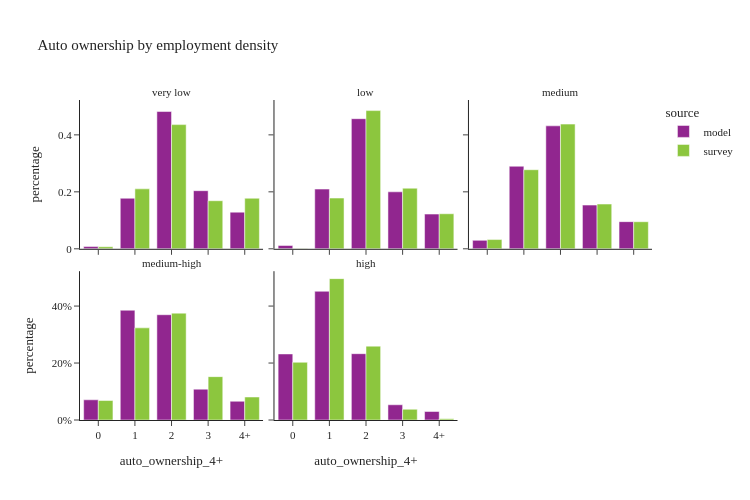

Notebook source saved alongside this figure:
### Code cell
util.plot_share_facetbar(hh_data.dropna(subset=['log_emptot_1_group']), 'hh_weight', share_col="auto_ownership_4+", title="Auto ownership by employment density", 
                            facet_col="log_emptot_1_group", facet_col_wrap=3, height=500, orientation='v')

### Figure 1 — Plotly figure (JSON) as saved in the notebook; plotly's stock layout.template omitted (floating-point values rounded to 4 significant figures)
{"data": [{"alignmentgroup": "True", "customdata": [[1712], [38502], [104586], [44274], [27919]], "hovertemplate": "source=model<br>log_emptot_1_group=very low<br>auto_ownership_4+=%{x}<br>percentage=%{y}<br>sample_size=%{customdata[0]}<extra></extra>", "legendgroup": "model", "marker": {"color": "#91268F", "pattern": {"shape": ""}}, "name": "model", "offsetgroup": "model", "orientation": "v", "showlegend": true, "textposition": "auto", "type": "bar", "x": ["0", "1", "2", "3", "4+"], "xaxis": "x4", "y": [0.00789, 0.1774, 0.482, 0.204, 0.1287], "yaxis": "y4"}, {"alignmentgroup": "True", "customdata": [[2536], [45479], [99099], [43404], [26436]], "hovertemplate": "source=model<br>log_emptot_1_group=low<br>auto_ownership_4+=%{x}<br>percentage=%{y}<br>sample_size=%{customdata[0]}<extra></extra>", "legendgroup": "model", "marker": {"color": "#91268F", "pattern": {"shape": ""}}, "name": "model", "offsetgroup": "model", "orientation": "v", "showlegend": false, "textposition": "auto", "type": "bar", "x": ["0", "1", "2", "3", "4+"], "xaxis": "x5", "y": [0.01169, 0.2096, 0.4568, 0.2001, 0.1219], "yaxis": "y5"}, {"alignmentgroup": "True", "customdata": [[12871], [125813], [187359], [66603], [41366]], "hovertemplate": "source=model<br>log_emptot_1_group=medium<br>auto_ownership_4+=%{x}<br>percentage=%{y}<br>sample_size=%{customdata[0]}<extra></extra>", "legendgroup": "model", "marker": {"color": "#91268F", "pattern": {"shape": ""}}, "name": "model", "offsetgroup": "model", "orientation": "v", "showlegend": false, "textposition": "auto", "type": "bar", "x": ["0", "1", "2", "3", "4+"], "xaxis": "x6", "y": [0.02966, 0.2899, 0.4317, 0.1535, 0.09531], "yaxis": "y6"}, {"alignmentgroup": "True", "customdata": [[30789], [167277], [160428], [46990], [28542]], "hovertemplate": "source=model<br>log_emptot_1_group=medium-high<br>auto_ownership_4+=%{x}<br>percentage=%{y}<br>sample_size=%{customdata[0]}<extra></extra>", "legendgroup": "model", "marker": {"color": "#91268F", "pattern": {"shape": ""}}, "name": "model", "offsetgroup": "model", "orientation": "v", "showlegend": false, "textposition": "auto", "type": "bar", "x": ["0", "1", "2", "3", "4+"], "xaxis": "x", "y": [0.07094, 0.3854, 0.3696, 0.1083, 0.06576], "yaxis": "y"}, {"alignmentgroup": "True", "customdata": [[100655], [196125], [101051], [23203], [12969]], "hovertemplate": "source=model<br>log_emptot_1_group=high<br>auto_ownership_4+=%{x}<br>percentage=%{y}<br>sample_size=%{customdata[0]}<extra></extra>", "legendgroup": "model", "marker": {"color": "#91268F", "pattern": {"shape": ""}}, "name": "model", "offsetgroup": "model", "orientation": "v", "showlegend": false, "textposition": "auto", "type": "bar", "x": ["0", "1", "2", "3", "4+"], "xaxis": "x2", "y": [0.2319, 0.4519, 0.2328, 0.05346, 0.02988], "yaxis": "y2"}, {"alignmentgroup": "True", "customdata": [[5], [95], [160], [51], [26]], "hovertemplate": "source=survey<br>log_emptot_1_group=very low<br>auto_ownership_4+=%{x}<br>percentage=%{y}<br>sample_size=%{customdata[0]}<extra></extra>", "legendgroup": "survey", "marker": {"color": "#8CC63E", "pattern": {"shape": ""}}, "name": "survey", "offsetgroup": "survey", "orientation": "v", "showlegend": true, "textposition": "auto", "type": "bar", "x": ["0", "1", "2", "3", "4+"], "xaxis": "x4", "y": [0.007239, 0.2104, 0.436, 0.1688, 0.1775], "yaxis": "y4"}, {"alignmentgroup": "True", "customdata": [[2], [69], [140], [56], [25]], "hovertemplate": "source=survey<br>log_emptot_1_group=low<br>auto_ownership_4+=%{x}<br>percentage=%{y}<br>sample_size=%{customdata[0]}<extra></extra>", "legendgroup": "survey", "marker": {"color": "#8CC63E", "pattern": {"shape": ""}}, "name": "survey", "offsetgroup": "survey", "orientation": "v", "showlegend": false, "textposition": "auto", "type": "bar", "x": ["0", "1", "2", "3", "4+"], "xaxis": "x5", "y": [0.0008687, 0.1781, 0.4852, 0.2127, 0.1231], "yaxis": "y5"}, {"alignmentgroup": "True", "customdata": [[16], [200], [255], [76], [35]], "hovertemplate": "source=survey<br>log_emptot_1_group=medium<br>auto_ownership_4+=%{x}<br>percentage=%{y}<br>sample_size=%{customdata[0]}<extra></extra>", "legendgroup": "survey", "marker": {"color": "#8CC63E", "pattern": {"shape": ""}}, "name": "survey", "offsetgroup": "survey", "orientation": "v", "showlegend": false, "textposition": "auto", "type": "bar", "x": ["0", "1", "2", "3", "4+"], "xaxis": "x6", "y": [0.03249, 0.2776, 0.4377, 0.1571, 0.09504], "yaxis": "y6"}, {"alignmentgroup": "True", "customdata": [[80], [425], [294], [71], [30]], "hovertemplate": "source=survey<br>log_emptot_1_group=medium-high<br>auto_ownership_4+=%{x}<br>percentage=%{y}<br>sample_size=%{customdata[0]}<extra></extra>", "legendgroup": "survey", "marker": {"color": "#8CC63E", "pattern": {"shape": ""}}, "name": "survey", "offsetgroup": "survey", "orientation": "v", "showlegend": false, "textposition": "auto", "type": "bar", "x": ["0", "1", "2", "3", "4+"], "xaxis": "x", "y": [0.06835, 0.3235, 0.3752, 0.1523, 0.08075], "yaxis": "y"}, {"alignmentgroup": "True", "customdata": [[536], [905], [265], [35], [18]], "hovertemplate": "source=survey<br>log_emptot_1_group=high<br>auto_ownership_4+=%{x}<br>percentage=%{y}<br>sample_size=%{customdata[0]}<extra></extra>", "legendgroup": "survey", "marker": {"color": "#8CC63E", "pattern": {"shape": ""}}, "name": "survey", "offsetgroup": "survey", "orientation": "v", "showlegend": false, "textposition": "auto", "type": "bar", "x": ["0", "1", "2", "3", "4+"], "xaxis": "x2", "y": [0.2027, 0.4963, 0.2593, 0.03766, 0.003981], "yaxis": "y2"}], "layout": {"annotations": [{"font": {}, "showarrow": false, "text": "medium-high", "x": 0.16, "xanchor": "center", "xref": "paper", "y": 0.465, "yanchor": "bottom", "yref": "paper"}, {"font": {}, "showarrow": false, "text": "high", "x": 0.5, "xanchor": "center", "xref": "paper", "y": 0.465, "yanchor": "bottom", "yref": "paper"}, {"font": {}, "showarrow": false, "text": "very low", "x": 0.16, "xanchor": "center", "xref": "paper", "y": 1.0, "yanchor": "bottom", "yref": "paper"}, {"font": {}, "showarrow": false, "text": "low", "x": 0.5, "xanchor": "center", "xref": "paper", "y": 1.0, "yanchor": "bottom", "yref": "paper"}, {"font": {}, "showarrow": false, "text": "medium", "x": 0.84, "xanchor": "center", "xref": "paper", "y": 1.0, "yanchor": "bottom", "yref": "paper"}], "barmode": "group", "height": 500, "legend": {"title": {"text": "source"}, "tracegroupgap": 0}, "title": {"text": "Auto ownership by employment density"}, "width": 750, "xaxis": {"anchor": "y", "domain": [0.0, 0.32], "title": {"text": "auto_ownership_4+"}}, "xaxis2": {"anchor": "y2", "domain": [0.34, 0.66], "matches": "x", "title": {"text": "auto_ownership_4+"}}, "xaxis3": {"anchor": "y3", "domain": [0.68, 1.0], "matches": "x", "title": {"text": "auto_ownership_4+"}}, "xaxis4": {"anchor": "y4", "domain": [0.0, 0.32], "matches": "x", "showticklabels": false}, "xaxis5": {"anchor": "y5", "domain": [0.34, 0.66], "matches": "x", "showticklabels": false}, "xaxis6": {"anchor": "y6", "domain": [0.68, 1.0], "matches": "x", "showticklabels": false}, "yaxis": {"anchor": "x", "domain": [0.0, 0.465], "tickformat": ".0%", "title": {"text": "percentage"}}, "yaxis2": {"anchor": "x2", "domain": [0.0, 0.465], "matches": "y", "showticklabels": false, "tickformat": ".0%"}, "yaxis3": {"anchor": "x3", "domain": [0.0, 0.465], "matches": "y", "showticklabels": false}, "yaxis4": {"anchor": "x4", "domain": [0.535, 1.0], "matches": "y", "title": {"text": "percentage"}}, "yaxis5": {"anchor": "x5", "domain": [0.535, 1.0], "matches": "y", "showticklabels": false}, "yaxis6": {"anchor": "x6", "domain": [0.535, 1.0], "matches": "y", "showticklabels": false}}}
